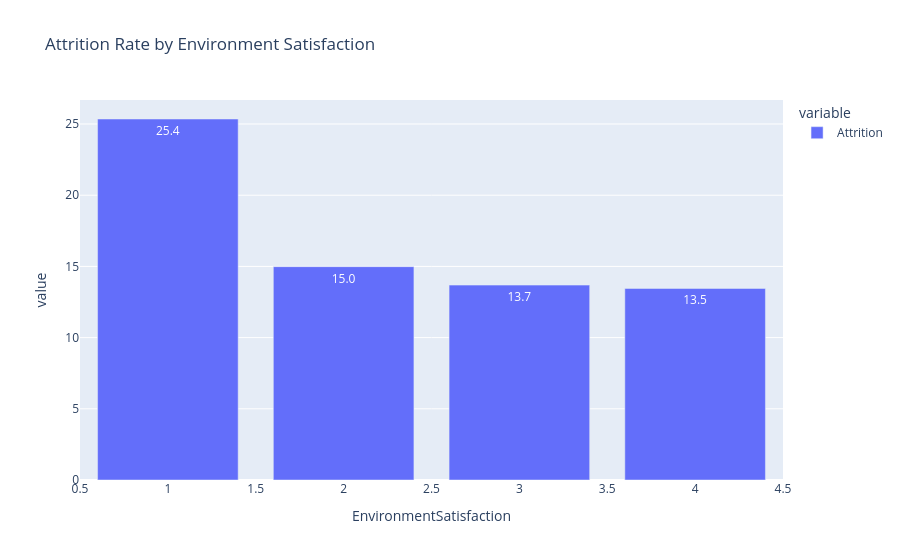

The code cell stored with this chart in its notebook:
### Code cell
fig = px.bar(
    environment,
    text_auto=".1f",
    title="Attrition Rate by Environment Satisfaction"
)

fig.show()

### Figure 1 — Plotly figure (JSON) as saved in the notebook; plotly's stock layout.template omitted (floating-point values rounded to 4 significant figures)
{"data": [{"alignmentgroup": "True", "hovertemplate": "variable=Attrition<br>EnvironmentSatisfaction=%{x}<br>value=%{y}<extra></extra>", "legendgroup": "Attrition", "marker": {"color": "#636efa", "pattern": {"shape": ""}}, "name": "Attrition", "offsetgroup": "Attrition", "orientation": "v", "showlegend": true, "textposition": "auto", "texttemplate": "%{y:.1f}", "type": "bar", "x": [1, 2, 3, 4], "xaxis": "x", "y": [25.35, 14.98, 13.69, 13.45], "yaxis": "y"}], "layout": {"barmode": "relative", "legend": {"title": {"text": "variable"}, "tracegroupgap": 0}, "title": {"text": "Attrition Rate by Environment Satisfaction"}, "xaxis": {"anchor": "y", "domain": [0, 1], "title": {"text": "EnvironmentSatisfaction"}}, "yaxis": {"anchor": "x", "domain": [0, 1], "title": {"text": "value"}}}}
